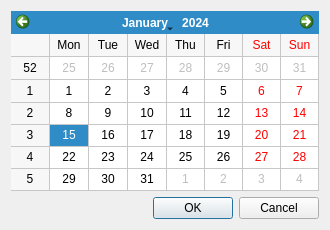
<?xml version="1.0" encoding="UTF-8"?>
<ui version="4.0">
 <class>pick_date</class>
 <widget class="QDialog" name="pick_date">
  <property name="geometry">
   <rect>
    <x>0</x>
    <y>0</y>
    <width>330</width>
    <height>230</height>
   </rect>
  </property>
  <property name="windowTitle">
   <string>Выбрать дату</string>
  </property>
  <property name="windowIcon">
   <iconset resource="src.qrc">
    <normaloff>:/icon/date.png</normaloff>:/icon/date.png</iconset>
  </property>
  <layout class="QVBoxLayout" name="verticalLayout">
   <item>
    <widget class="QCalendarWidget" name="calendarWidget">
     <property name="gridVisible">
      <bool>true</bool>
     </property>
     <property name="selectionMode">
      <enum>QCalendarWidget::SingleSelection</enum>
     </property>
     <property name="horizontalHeaderFormat">
      <enum>QCalendarWidget::ShortDayNames</enum>
     </property>
     <property name="navigationBarVisible">
      <bool>true</bool>
     </property>
     <property name="dateEditEnabled">
      <bool>true</bool>
     </property>
    </widget>
   </item>
   <item>
    <widget class="QDialogButtonBox" name="buttonBox">
     <property name="orientation">
      <enum>Qt::Horizontal</enum>
     </property>
     <property name="standardButtons">
      <set>QDialogButtonBox::Cancel|QDialogButtonBox::Ok</set>
     </property>
    </widget>
   </item>
  </layout>
 </widget>
 <resources>
  <include location="src.qrc"/>
 </resources>
 <connections>
  <connection>
   <sender>buttonBox</sender>
   <signal>accepted()</signal>
   <receiver>pick_date</receiver>
   <slot>accept()</slot>
   <hints>
    <hint type="sourcelabel">
     <x>248</x>
     <y>254</y>
    </hint>
    <hint type="destinationlabel">
     <x>157</x>
     <y>274</y>
    </hint>
   </hints>
  </connection>
  <connection>
   <sender>buttonBox</sender>
   <signal>rejected()</signal>
   <receiver>pick_date</receiver>
   <slot>reject()</slot>
   <hints>
    <hint type="sourcelabel">
     <x>316</x>
     <y>260</y>
    </hint>
    <hint type="destinationlabel">
     <x>286</x>
     <y>274</y>
    </hint>
   </hints>
  </connection>
 </connections>
</ui>
